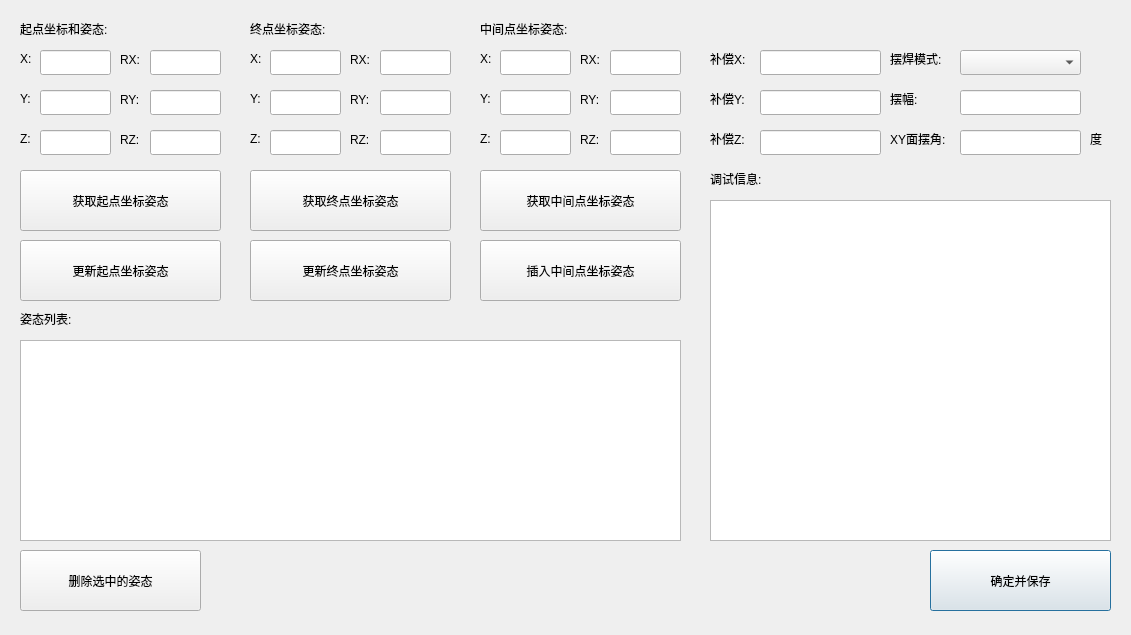
<?xml version="1.0" encoding="UTF-8"?>
<ui version="4.0">
 <class>setcraft1Dlg</class>
 <widget class="QDialog" name="setcraft1Dlg">
  <property name="geometry">
   <rect>
    <x>0</x>
    <y>0</y>
    <width>1131</width>
    <height>635</height>
   </rect>
  </property>
  <property name="windowTitle">
   <string>Dialog</string>
  </property>
  <widget class="QLabel" name="label_10">
   <property name="geometry">
    <rect>
     <x>890</x>
     <y>90</y>
     <width>41</width>
     <height>17</height>
    </rect>
   </property>
   <property name="text">
    <string>摆幅:</string>
   </property>
  </widget>
  <widget class="QLabel" name="label_13">
   <property name="geometry">
    <rect>
     <x>710</x>
     <y>50</y>
     <width>51</width>
     <height>17</height>
    </rect>
   </property>
   <property name="text">
    <string>补偿X:</string>
   </property>
  </widget>
  <widget class="QPushButton" name="pushButtonOK">
   <property name="geometry">
    <rect>
     <x>930</x>
     <y>550</y>
     <width>181</width>
     <height>61</height>
    </rect>
   </property>
   <property name="text">
    <string>确定并保存</string>
   </property>
  </widget>
  <widget class="QLineEdit" name="lineEdit_pendulum_phaseangle">
   <property name="geometry">
    <rect>
     <x>960</x>
     <y>130</y>
     <width>121</width>
     <height>25</height>
    </rect>
   </property>
  </widget>
  <widget class="QLabel" name="label_11">
   <property name="geometry">
    <rect>
     <x>890</x>
     <y>130</y>
     <width>71</width>
     <height>17</height>
    </rect>
   </property>
   <property name="text">
    <string>XY面摆角:</string>
   </property>
  </widget>
  <widget class="QComboBox" name="comboBox_pendulum_mode">
   <property name="geometry">
    <rect>
     <x>960</x>
     <y>50</y>
     <width>121</width>
     <height>25</height>
    </rect>
   </property>
  </widget>
  <widget class="QLabel" name="label_15">
   <property name="geometry">
    <rect>
     <x>710</x>
     <y>130</y>
     <width>51</width>
     <height>17</height>
    </rect>
   </property>
   <property name="text">
    <string>补偿Z:</string>
   </property>
  </widget>
  <widget class="QLineEdit" name="lineEdit_Z">
   <property name="geometry">
    <rect>
     <x>760</x>
     <y>130</y>
     <width>121</width>
     <height>25</height>
    </rect>
   </property>
  </widget>
  <widget class="QTextBrowser" name="record">
   <property name="geometry">
    <rect>
     <x>710</x>
     <y>200</y>
     <width>401</width>
     <height>341</height>
    </rect>
   </property>
  </widget>
  <widget class="QLabel" name="label_8">
   <property name="geometry">
    <rect>
     <x>710</x>
     <y>170</y>
     <width>67</width>
     <height>17</height>
    </rect>
   </property>
   <property name="text">
    <string>调试信息:</string>
   </property>
  </widget>
  <widget class="QLabel" name="label_12">
   <property name="geometry">
    <rect>
     <x>1090</x>
     <y>130</y>
     <width>21</width>
     <height>17</height>
    </rect>
   </property>
   <property name="text">
    <string>度</string>
   </property>
  </widget>
  <widget class="QLabel" name="label_14">
   <property name="geometry">
    <rect>
     <x>710</x>
     <y>90</y>
     <width>51</width>
     <height>17</height>
    </rect>
   </property>
   <property name="text">
    <string>补偿Y:</string>
   </property>
  </widget>
  <widget class="QLineEdit" name="lineEdit_pendulum_swing">
   <property name="geometry">
    <rect>
     <x>960</x>
     <y>90</y>
     <width>121</width>
     <height>25</height>
    </rect>
   </property>
  </widget>
  <widget class="QLineEdit" name="lineEdit_Y">
   <property name="geometry">
    <rect>
     <x>760</x>
     <y>90</y>
     <width>121</width>
     <height>25</height>
    </rect>
   </property>
  </widget>
  <widget class="QLabel" name="label_9">
   <property name="geometry">
    <rect>
     <x>890</x>
     <y>50</y>
     <width>67</width>
     <height>17</height>
    </rect>
   </property>
   <property name="text">
    <string>摆焊模式:</string>
   </property>
  </widget>
  <widget class="QLineEdit" name="lineEdit_X">
   <property name="geometry">
    <rect>
     <x>760</x>
     <y>50</y>
     <width>121</width>
     <height>25</height>
    </rect>
   </property>
  </widget>
  <widget class="QLabel" name="label">
   <property name="geometry">
    <rect>
     <x>20</x>
     <y>20</y>
     <width>111</width>
     <height>17</height>
    </rect>
   </property>
   <property name="text">
    <string>起点坐标和姿态:</string>
   </property>
  </widget>
  <widget class="QLineEdit" name="lineEdit_stX">
   <property name="geometry">
    <rect>
     <x>40</x>
     <y>50</y>
     <width>71</width>
     <height>25</height>
    </rect>
   </property>
   <property name="inputMethodHints">
    <set>Qt::ImhNone</set>
   </property>
  </widget>
  <widget class="QLabel" name="label_2">
   <property name="geometry">
    <rect>
     <x>20</x>
     <y>50</y>
     <width>16</width>
     <height>17</height>
    </rect>
   </property>
   <property name="text">
    <string>X:</string>
   </property>
  </widget>
  <widget class="QLabel" name="label_3">
   <property name="geometry">
    <rect>
     <x>20</x>
     <y>90</y>
     <width>16</width>
     <height>17</height>
    </rect>
   </property>
   <property name="text">
    <string>Y:</string>
   </property>
  </widget>
  <widget class="QLineEdit" name="lineEdit_stY">
   <property name="geometry">
    <rect>
     <x>40</x>
     <y>90</y>
     <width>71</width>
     <height>25</height>
    </rect>
   </property>
  </widget>
  <widget class="QLabel" name="label_4">
   <property name="geometry">
    <rect>
     <x>20</x>
     <y>130</y>
     <width>16</width>
     <height>17</height>
    </rect>
   </property>
   <property name="text">
    <string>Z:</string>
   </property>
  </widget>
  <widget class="QLineEdit" name="lineEdit_stZ">
   <property name="geometry">
    <rect>
     <x>40</x>
     <y>130</y>
     <width>71</width>
     <height>25</height>
    </rect>
   </property>
  </widget>
  <widget class="QPushButton" name="pushButton_get_stpos">
   <property name="geometry">
    <rect>
     <x>20</x>
     <y>170</y>
     <width>201</width>
     <height>61</height>
    </rect>
   </property>
   <property name="text">
    <string>获取起点坐标姿态</string>
   </property>
  </widget>
  <widget class="QLineEdit" name="lineEdit_stRX">
   <property name="geometry">
    <rect>
     <x>150</x>
     <y>50</y>
     <width>71</width>
     <height>25</height>
    </rect>
   </property>
  </widget>
  <widget class="QLineEdit" name="lineEdit_stRY">
   <property name="geometry">
    <rect>
     <x>150</x>
     <y>90</y>
     <width>71</width>
     <height>25</height>
    </rect>
   </property>
  </widget>
  <widget class="QLineEdit" name="lineEdit_stRZ">
   <property name="geometry">
    <rect>
     <x>150</x>
     <y>130</y>
     <width>71</width>
     <height>25</height>
    </rect>
   </property>
  </widget>
  <widget class="QLabel" name="label_5">
   <property name="geometry">
    <rect>
     <x>120</x>
     <y>50</y>
     <width>31</width>
     <height>20</height>
    </rect>
   </property>
   <property name="text">
    <string>RX:</string>
   </property>
  </widget>
  <widget class="QLabel" name="label_6">
   <property name="geometry">
    <rect>
     <x>120</x>
     <y>90</y>
     <width>31</width>
     <height>20</height>
    </rect>
   </property>
   <property name="text">
    <string>RY:</string>
   </property>
  </widget>
  <widget class="QLabel" name="label_7">
   <property name="geometry">
    <rect>
     <x>120</x>
     <y>130</y>
     <width>31</width>
     <height>20</height>
    </rect>
   </property>
   <property name="text">
    <string>RZ:</string>
   </property>
  </widget>
  <widget class="QLineEdit" name="lineEdit_edX">
   <property name="geometry">
    <rect>
     <x>270</x>
     <y>50</y>
     <width>71</width>
     <height>25</height>
    </rect>
   </property>
  </widget>
  <widget class="QLineEdit" name="lineEdit_edRY">
   <property name="geometry">
    <rect>
     <x>380</x>
     <y>90</y>
     <width>71</width>
     <height>25</height>
    </rect>
   </property>
  </widget>
  <widget class="QLineEdit" name="lineEdit_edY">
   <property name="geometry">
    <rect>
     <x>270</x>
     <y>90</y>
     <width>71</width>
     <height>25</height>
    </rect>
   </property>
  </widget>
  <widget class="QLabel" name="label_16">
   <property name="geometry">
    <rect>
     <x>250</x>
     <y>50</y>
     <width>16</width>
     <height>17</height>
    </rect>
   </property>
   <property name="text">
    <string>X:</string>
   </property>
  </widget>
  <widget class="QLabel" name="label_17">
   <property name="geometry">
    <rect>
     <x>350</x>
     <y>50</y>
     <width>31</width>
     <height>20</height>
    </rect>
   </property>
   <property name="text">
    <string>RX:</string>
   </property>
  </widget>
  <widget class="QLabel" name="label_18">
   <property name="geometry">
    <rect>
     <x>250</x>
     <y>90</y>
     <width>16</width>
     <height>17</height>
    </rect>
   </property>
   <property name="text">
    <string>Y:</string>
   </property>
  </widget>
  <widget class="QLabel" name="label_19">
   <property name="geometry">
    <rect>
     <x>350</x>
     <y>130</y>
     <width>31</width>
     <height>20</height>
    </rect>
   </property>
   <property name="text">
    <string>RZ:</string>
   </property>
  </widget>
  <widget class="QLabel" name="label_20">
   <property name="geometry">
    <rect>
     <x>250</x>
     <y>20</y>
     <width>101</width>
     <height>17</height>
    </rect>
   </property>
   <property name="text">
    <string>终点坐标姿态:</string>
   </property>
  </widget>
  <widget class="QLineEdit" name="lineEdit_edZ">
   <property name="geometry">
    <rect>
     <x>270</x>
     <y>130</y>
     <width>71</width>
     <height>25</height>
    </rect>
   </property>
  </widget>
  <widget class="QLabel" name="label_21">
   <property name="geometry">
    <rect>
     <x>350</x>
     <y>90</y>
     <width>31</width>
     <height>20</height>
    </rect>
   </property>
   <property name="text">
    <string>RY:</string>
   </property>
  </widget>
  <widget class="QPushButton" name="pushButton_get_edpos">
   <property name="geometry">
    <rect>
     <x>250</x>
     <y>170</y>
     <width>201</width>
     <height>61</height>
    </rect>
   </property>
   <property name="text">
    <string>获取终点坐标姿态</string>
   </property>
  </widget>
  <widget class="QLineEdit" name="lineEdit_edRZ">
   <property name="geometry">
    <rect>
     <x>380</x>
     <y>130</y>
     <width>71</width>
     <height>25</height>
    </rect>
   </property>
  </widget>
  <widget class="QLineEdit" name="lineEdit_edRX">
   <property name="geometry">
    <rect>
     <x>380</x>
     <y>50</y>
     <width>71</width>
     <height>25</height>
    </rect>
   </property>
  </widget>
  <widget class="QLabel" name="label_22">
   <property name="geometry">
    <rect>
     <x>250</x>
     <y>130</y>
     <width>16</width>
     <height>17</height>
    </rect>
   </property>
   <property name="text">
    <string>Z:</string>
   </property>
  </widget>
  <widget class="QLabel" name="label_23">
   <property name="geometry">
    <rect>
     <x>480</x>
     <y>20</y>
     <width>111</width>
     <height>17</height>
    </rect>
   </property>
   <property name="text">
    <string>中间点坐标姿态:</string>
   </property>
  </widget>
  <widget class="QLabel" name="label_24">
   <property name="geometry">
    <rect>
     <x>480</x>
     <y>90</y>
     <width>16</width>
     <height>17</height>
    </rect>
   </property>
   <property name="text">
    <string>Y:</string>
   </property>
  </widget>
  <widget class="QLabel" name="label_25">
   <property name="geometry">
    <rect>
     <x>580</x>
     <y>130</y>
     <width>31</width>
     <height>20</height>
    </rect>
   </property>
   <property name="text">
    <string>RZ:</string>
   </property>
  </widget>
  <widget class="QLineEdit" name="lineEdit_centerX">
   <property name="geometry">
    <rect>
     <x>500</x>
     <y>50</y>
     <width>71</width>
     <height>25</height>
    </rect>
   </property>
  </widget>
  <widget class="QLabel" name="label_26">
   <property name="geometry">
    <rect>
     <x>480</x>
     <y>50</y>
     <width>16</width>
     <height>17</height>
    </rect>
   </property>
   <property name="text">
    <string>X:</string>
   </property>
  </widget>
  <widget class="QLineEdit" name="lineEdit_centerY">
   <property name="geometry">
    <rect>
     <x>500</x>
     <y>90</y>
     <width>71</width>
     <height>25</height>
    </rect>
   </property>
  </widget>
  <widget class="QLabel" name="label_27">
   <property name="geometry">
    <rect>
     <x>480</x>
     <y>130</y>
     <width>16</width>
     <height>17</height>
    </rect>
   </property>
   <property name="text">
    <string>Z:</string>
   </property>
  </widget>
  <widget class="QLineEdit" name="lineEdit_centerRY">
   <property name="geometry">
    <rect>
     <x>610</x>
     <y>90</y>
     <width>71</width>
     <height>25</height>
    </rect>
   </property>
  </widget>
  <widget class="QLineEdit" name="lineEdit_centerRZ">
   <property name="geometry">
    <rect>
     <x>610</x>
     <y>130</y>
     <width>71</width>
     <height>25</height>
    </rect>
   </property>
  </widget>
  <widget class="QLabel" name="label_28">
   <property name="geometry">
    <rect>
     <x>580</x>
     <y>50</y>
     <width>31</width>
     <height>20</height>
    </rect>
   </property>
   <property name="text">
    <string>RX:</string>
   </property>
  </widget>
  <widget class="QLabel" name="label_29">
   <property name="geometry">
    <rect>
     <x>580</x>
     <y>90</y>
     <width>31</width>
     <height>20</height>
    </rect>
   </property>
   <property name="text">
    <string>RY:</string>
   </property>
  </widget>
  <widget class="QLineEdit" name="lineEdit_centerZ">
   <property name="geometry">
    <rect>
     <x>500</x>
     <y>130</y>
     <width>71</width>
     <height>25</height>
    </rect>
   </property>
  </widget>
  <widget class="QLineEdit" name="lineEdit_centerRX">
   <property name="geometry">
    <rect>
     <x>610</x>
     <y>50</y>
     <width>71</width>
     <height>25</height>
    </rect>
   </property>
  </widget>
  <widget class="QPushButton" name="pushButton_get_centerpos">
   <property name="geometry">
    <rect>
     <x>480</x>
     <y>170</y>
     <width>201</width>
     <height>61</height>
    </rect>
   </property>
   <property name="text">
    <string>获取中间点坐标姿态</string>
   </property>
  </widget>
  <widget class="QLabel" name="label_30">
   <property name="geometry">
    <rect>
     <x>20</x>
     <y>310</y>
     <width>111</width>
     <height>17</height>
    </rect>
   </property>
   <property name="text">
    <string>姿态列表:</string>
   </property>
  </widget>
  <widget class="QPushButton" name="pushButton_del">
   <property name="geometry">
    <rect>
     <x>20</x>
     <y>550</y>
     <width>181</width>
     <height>61</height>
    </rect>
   </property>
   <property name="text">
    <string>删除选中的姿态</string>
   </property>
  </widget>
  <widget class="QPushButton" name="pushButton_updata_stpos">
   <property name="geometry">
    <rect>
     <x>20</x>
     <y>240</y>
     <width>201</width>
     <height>61</height>
    </rect>
   </property>
   <property name="text">
    <string>更新起点坐标姿态</string>
   </property>
  </widget>
  <widget class="QPushButton" name="pushButton_updata_edpos">
   <property name="geometry">
    <rect>
     <x>250</x>
     <y>240</y>
     <width>201</width>
     <height>61</height>
    </rect>
   </property>
   <property name="text">
    <string>更新终点坐标姿态</string>
   </property>
  </widget>
  <widget class="QPushButton" name="pushButton_updata_centerpos">
   <property name="geometry">
    <rect>
     <x>480</x>
     <y>240</y>
     <width>201</width>
     <height>61</height>
    </rect>
   </property>
   <property name="text">
    <string>插入中间点坐标姿态</string>
   </property>
  </widget>
  <widget class="QListWidget" name="robposlist">
   <property name="geometry">
    <rect>
     <x>20</x>
     <y>340</y>
     <width>661</width>
     <height>201</height>
    </rect>
   </property>
  </widget>
 </widget>
 <resources/>
 <connections/>
</ui>
